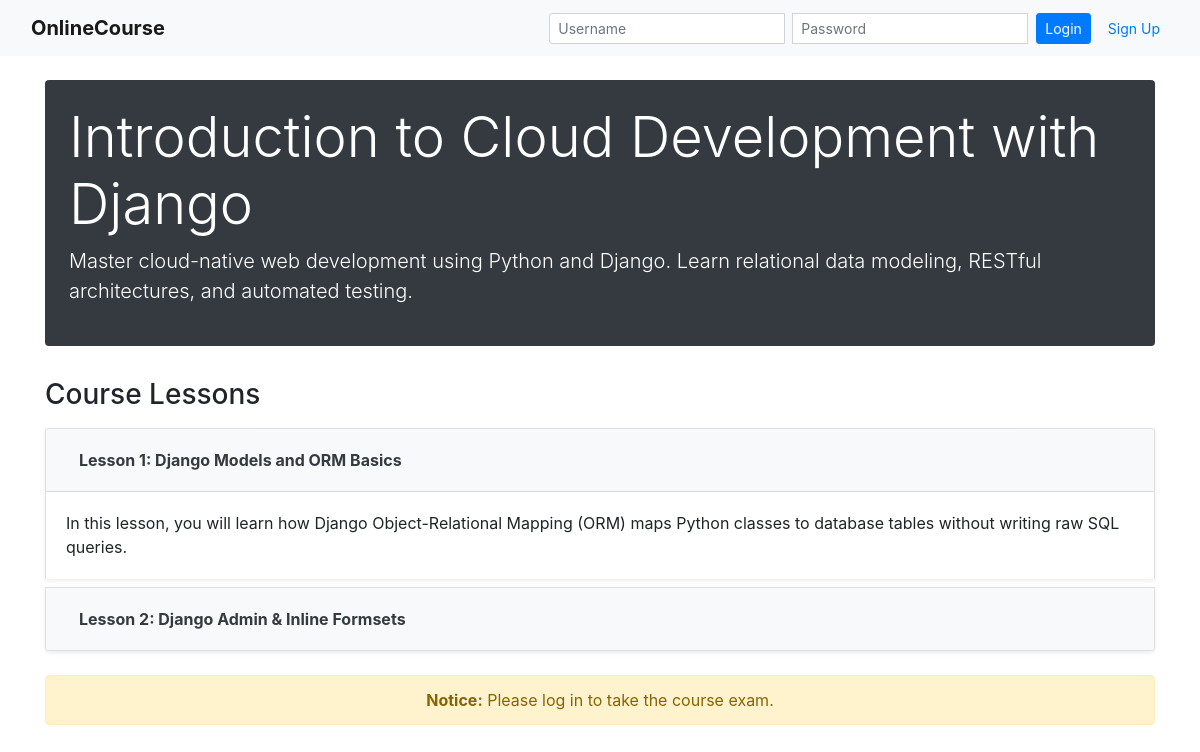
Page /onlinecourse/1/ on the committed database.
### onlinecourse/models.py (models this page shows, shortened)
class Course(models.Model):
    name = models.CharField(null=False, max_length=100, default='online course')
    image = models.ImageField(upload_to='course_images/', blank=True, null=True)
    description = models.CharField(max_length=1000)
    pub_date = models.DateField(null=True)
    instructors = models.ManyToManyField(Instructor)
    users = models.ManyToManyField(settings.AUTH_USER_MODEL, through='Enrollment')
    total_enrollment = models.IntegerField(default=0)
    is_enrolled = False

class Lesson(models.Model):
    title = models.CharField(max_length=200, default="title")
    order = models.IntegerField(default=0)
    course = models.ForeignKey(Course, on_delete=models.CASCADE)
    content = models.TextField()

### onlinecourse/views.py (the view)
# urls.py: path('<int:pk>/', views.CourseDetailView.as_view(), name='course_details'),
class CourseDetailView(generic.DetailView):
    model = Course
    template_name = 'onlinecourse/course_details_bootstrap.html'

### onlinecourse/templates/onlinecourse/course_details_bootstrap.html (shortened to what this page needs)
<!DOCTYPE html>
<html lang="en">
<head>
    <link rel="stylesheet" href="https://maxcdn.bootstrapcdn.com/bootstrap/4.5.2/css/bootstrap.min.css">
</head>
<body>
    <nav class="navbar navbar-light bg-light">
        <div class="container-fluid">
            <div class="navbar-header">
                <a class="navbar-brand font-weight-bold" href="{% url 'onlinecourse:index' %}">OnlineCourse</a>
            </div>
            <ul class="nav navbar-nav navbar-right flex-row">
                {% if user.is_authenticated %}
                <li class="nav-item mr-3">
                    <span class="navbar-text text-dark font-weight-bold">{{ user.first_name }} ({{ user.username }})</span>
                </li>
                <li class="nav-item">
                    <a class="btn btn-outline-danger btn-sm" href="{% url 'onlinecourse:logout' %}">Logout</a>
                </li>
                {% else %}
                <li class="nav-item">
                    <form class="form-inline" action="{% url 'onlinecourse:login' %}" method="post">
                        <div class="input-group">
                            <input type="text" class="form-control form-control-sm mr-2" placeholder="Username" name="username" required>
                            <input type="password" class="form-control form-control-sm mr-2" placeholder="Password" name="psw" required>
                            <button class="btn btn-primary btn-sm" type="submit">Login</button>
                            <a class="btn btn-link btn-sm ml-2" href="{% url 'onlinecourse:registration' %}">Sign Up</a>
                        </div>
                    </form>
                </li>
                {% endif %}
            </ul>
        </div>
    </nav>
    <div class="container mt-4 mb-5">
        <div class="jumbotron p-4 text-white rounded bg-dark">
            <h1 class="display-4">{{ course.name }}</h1>
            <p class="lead">{{ course.description }}</p>
        </div>
        <h3 class="mb-3">Course Lessons</h3>
        <div class="accordion" id="lessonsAccordion">
            {% for lesson in course.lesson_set.all %}
                <div class="card mb-2 shadow-sm">
                    <div class="card-header bg-light" id="heading{{ forloop.counter }}">
                        <h5 class="mb-0">
                            <button class="btn btn-link text-dark font-weight-bold" type="button" data-toggle="collapse" data-target="#collapse{{ forloop.counter }}">
                                Lesson {{ lesson.order|add:1 }}: {{ lesson.title }}
                            </button>
                        </h5>
                    </div>
                    <div id="collapse{{ forloop.counter }}" class="collapse {% if forloop.first %}show{% endif %}" data-parent="#lessonsAccordion">
                        <div class="card-body">
                            {{ lesson.content }}
                        </div>
                    </div>
                </div>
            {% empty %}
                <p class="text-muted">No lessons available for this course yet.</p>
            {% endfor %}
        </div>
        {% if user.is_authenticated %}
            <div class="mt-5">
                <button class="btn btn-info btn-block btn-lg font-weight-bold" type="button" data-toggle="collapse" data-target="#examCollapse" aria-expanded="false" aria-controls="examCollapse">
                    📝 Start Course Exam
                </button>
                <div class="collapse mt-3" id="examCollapse">
                    <div class="card card-body border-info shadow">
                        <h4 class="text-info font-weight-bold mb-3">Course Final Exam</h4>
                        <p class="text-muted">Select all correct options for each question below and click Submit to view your evaluation results.</p>
                        <form id="questionform" action="{% url 'onlinecourse:submit' course.id %}" method="post">
                            {% csrf_token %}
                            {% for question in course.question_set.all %}
                                <div class="card mt-3">
                                    <div class="card-header bg-light">
                                        <h5 class="mb-0 font-weight-bold">Question {{ forloop.counter }}: {{ question.question_text }}</h5>
                                        <small class="text-muted">Points: {{ question.grade }}</small>
                                    </div>
                                    <div class="card-body">
                                        <div class="form-group mb-0">
                                            {% for choice in question.choice_set.all %}
                                                <div class="form-check my-2">
                                                    <input class="form-check-input" type="checkbox" name="choice_{{ choice.id }}" id="choice_{{ choice.id }}" value="{{ choice.id }}">
                                                    <label class="form-check-label" for="choice_{{ choice.id }}">
                                                        {{ choice.choice_text }}
                                                    </label>
                                                </div>
                                            {% endfor %}
                                        </div>
                                    </div>
                                </div>
                            {% empty %}
                                <p class="text-muted">No exam questions configured for this course.</p>
                            {% endfor %}
                            <input class="btn btn-success btn-block btn-lg mt-4 font-weight-bold" type="submit" value="Submit Exam">
                        </form>
                    </div>
                </div>
            </div>
        {% else %}
            <div class="alert alert-warning mt-4 text-center">
                <strong>Notice:</strong> Please log in to take the course exam.
            </div>
        {% endif %}
    </div>
</body>
</html>

### rows in the picture
Course: name "Introduction to Cloud Development with Django", description "Master cloud-native web development using Python and Django. Learn relational data modeling, RESTful architectures, and automated testing."
Lesson: order|add "1", title "Django Models and ORM Basics", content "In this lesson, you will learn how Django Object-Relational Mapping (ORM) maps Python classes to database tables without writing raw SQL queries."
Lesson: order|add "2", title "Django Admin & Inline Formsets"
